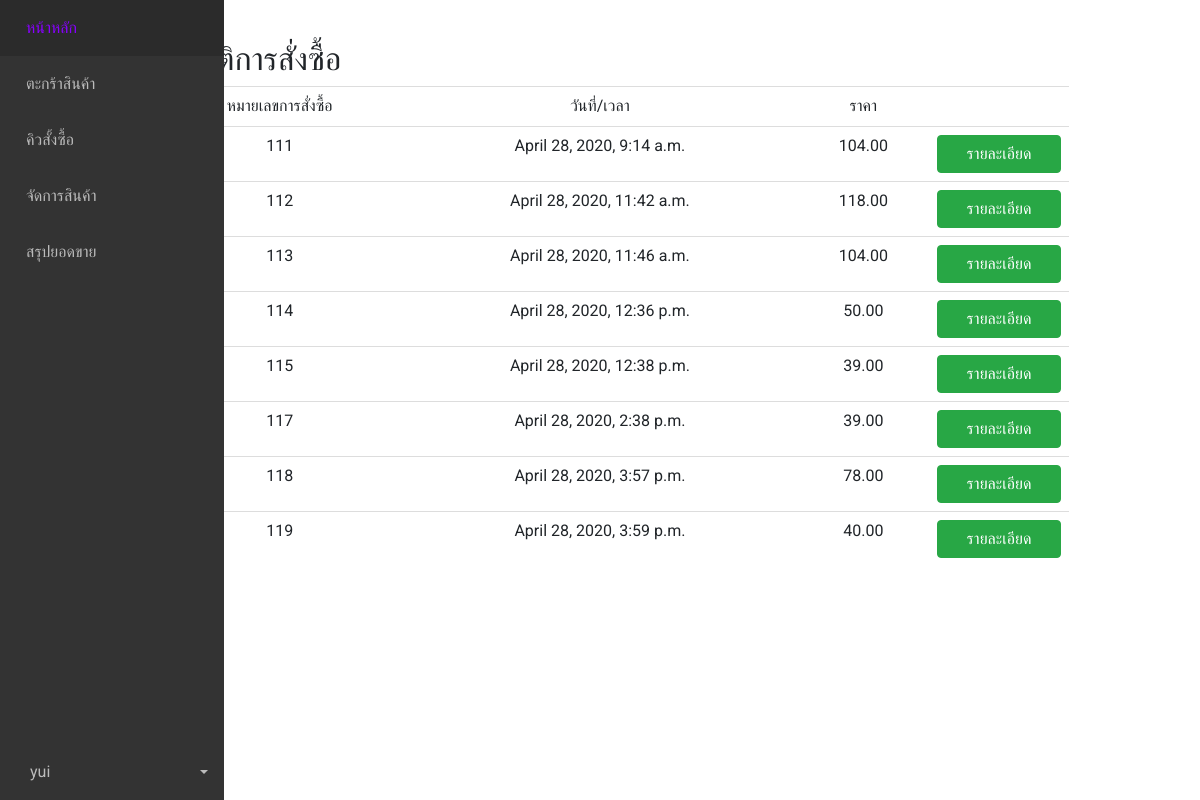
The app's page /report/payment (signed in) with its own data.
### main/models.py (models this page shows)
class Order(models.Model):
    date = models.DateTimeField()
    customer = models.ForeignKey(User, on_delete=models.PROTECT,null=True)
    total_price = models.FloatField()
    status = models.BooleanField(default=False)

### report/views.py (the view)
# urls.py: path('payment',history_payment,name='history_payments'),
@login_required
def history_payment(request): #ดูประวัติการสั่งซื้อในแต่ละบัญชีผู้ใช้
    history = Order.objects.filter(customer=request.user.id)
    context={
        'history':history
    }
    return render(request,'report/history_each_a_user.html',context=context)

### report/templates/report/history_each_a_user.html (shortened to what this page needs)
{% extends 'base.html' %}
{% block content %}
    <h2>ประวัติการสั่งซื้อ</h2>
    <table class='table text-center'>
        <tr>
            <td>หมายเลขการสั่งซื้อ</td>
            <td>วันที่/เวลา</td>
            <td>ราคา</td>
            <td></td>
        </tr>
    {% for h in history %}
        <tr>
            <td>{{h.id}}</td>
            <td>{{h.date}}</td>
            <td>{{h.total_price|stringformat:'.2f'}}</td>
            <td width='140'>
             <a href="{% url 'detail' order_id=h.id %}">
                <div class="btn btn-success col">รายละเอียด</div>
             </a>
            </td>
        </tr>
    {% endfor %}
{% endblock %}

### templates/base.html (shortened to what this page needs)
<!DOCTYPE html>
{% load static %}
<html lang="pt-BR">
	<head>
		<link
			rel="stylesheet"
			href="https://cdn.materialdesignicons.com/4.9.95/css/materialdesignicons.min.css"
		/>
		<link
			rel="stylesheet"
			href="https://cdn.materialdesignicons.com/4.9.95/css/materialdesignicons.min.css"
		/>
   		<link href="https://cdnjs.cloudflare.com/ajax/libs/twitter-bootstrap/4.1.3/css/bootstrap.min.css" rel="stylesheet">
		<link href="//maxcdn.bootstrapcdn.com/bootstrap/4.0.0/css/bootstrap.min.css" rel="stylesheet" id="bootstrap-css">
		<link rel="stylesheet" href="https://use.fontawesome.com/releases/v5.0.8/css/all.css">
		<link href="//maxcdn.bootstrapcdn.com/bootstrap/3.3.0/css/bootstrap.min.css" rel="stylesheet" id="bootstrap-css">
		<link href="{% static 'css2/style.css'%}" rel="stylesheet" type="text/css"/>
        <link rel="stylesheet" type="text/css" href="{% static 'css/bootstrap.css'%}">
		<link rel="stylesheet" type="text/css" href="{% static 'css/styles.css'%}">
		<link rel="stylesheet" type="text/css" href="{% static 'css/sidebar.css'%}">
		<link rel="stylesheet" type="text/css" href="{% static 'css/button.css'%}">
	</head>
	<body>
		<aside class="sidebar">
			<nav>
				<ul class="sidebar__nav">
					<li>
						<a href="{% url 'index' %}" class="sidebar__nav__link">
							<span class="sidebar__nav__text">หน้าหลัก</span>
						</a>
					</li>
                    <li>
						<a href="{% url 'basket' %}" class="sidebar__nav__link">
							<span class="sidebar__nav__text">ตะกร้าสินค้า</span>
						</a>
					</li>
                    {% if request.user.is_staff %}
					<li>
						<a href="{% url 'queue' %}" class="sidebar__nav__link">
							<span class="sidebar__nav__text">คิวสั้งซื้อ</span>
						</a>
					</li>
					<li>
						<a href="{% url 'manage' %}" class="sidebar__nav__link">
							<span class="sidebar__nav__text">จัดการสินค้า</span>
						</a>
					</li>
					<li>
						<a href="{% url 'allreport' %}" class="sidebar__nav__link">
							<span class="sidebar__nav__text">สรุปยอดขาย</span>
						</a>
					</li>
                    {% endif %}
                    <li class="nav-item dropdown pl-1">
                        {% if request.user.is_active %}
                            <a class="nav-link dropdown-toggle sidebar__nav__link" href="#" id="navbarDropdown" role="button" data-toggle="dropdown" aria-haspopup="true" aria-expanded="false">
							<span class="sidebar__nav__text">{{request.user}}</span>
                            </a>
                        </li>
                        {% else %}
							<a href="{% url 'login' %}" class="sidebar__nav__link">
								<i class="mdi mdi-account"></i>
								<span class="sidebar__nav__text">เข้าสู่ระบบ</span>
							</a>
                        {% endif %}
				</ul>
			</nav>
		</aside>
		<div class="container">
            <main class="main">
            {% block content %}
            {% endblock %}
            </main>
    </div>
	</body>
</html>

### static/css2/style.css (style rules this page uses)
html,body,div,span,applet,object,iframe,h1,h2,h3,h4,h5,h6,p,blockquote,pre,a,abbr,acronym,address,big,cite,code,del,dfn,em,img,ins,kbd,q,s,samp,small,strike,strong,sub,sup,tt,var,b,u,i,dl,dt,dd,ol,nav ul,nav li,fieldset,form,label,legend,table,caption,tbody,tfoot,thead,tr,th,td,article,aside,canvas,details,embed,figure,figcaption,footer,header,hgroup,menu,nav,output,ruby,section,summary,time,mark,audio,video { margin:0;padding:0;border:0;font-size:100%;font:inherit;vertical-align:baseline; }
article, aside, details, figcaption, figure,footer, header, hgroup, menu, nav, section { display: block; }
ol,ul { list-style:none;margin:0px;padding:0px; }
table { border-collapse:collapse;border-spacing:0; }
a { text-decoration:none; }
body { padding:0; margin:0; font-family: 'Open Sans', sans-serif; }
ul { margin:0; padding:0; }
.main { padding: 50px 0; }

### static/css/styles.css (style rules this page uses)
:root { --sidebar-width: 4.5em; }
body { margin: 0; padding: 0; font-family: 'Roboto'; }
* { outline: none; box-sizing: border-box; }
.main { margin-left: auto; margin-right: auto; max-width: 992px; padding: 2em 1.5em; }
.main h2 { font-size: 2em; margin-top: 0px; }
@media (min-width: 572px) { .main { margin-left: var(--sidebar-width); } }
@media (min-width: 992px) { .main { padding: 2.5em; } }

### static/css/sidebar.css (style rules this page uses)
.sidebar { background-color: #333; position: fixed; transition: width 0.2s ease; }
.sidebar nav { height: 100%; }
.sidebar .sidebar__nav { display: flex; height: 100%; list-style: none; margin: 0; padding: 0; }
.sidebar .sidebar__nav .sidebar__nav__link { align-items: center; color: #bbb; display: flex; padding-left: 20px; text-decoration: none; transition: color 0.2s ease, background-color 0.2s ease; }
.sidebar .sidebar__nav .sidebar__nav__text { display: none; margin-left: 10px; margin-right: auto; white-space: nowrap; }
@media (min-width: 572px) { .sidebar { height: 100vh; left: 0; width: var(--sidebar-width); } }
@media (min-width: 572px) { .sidebar .sidebar__nav { flex-direction: column; } }
@media (min-width: 572px) { .sidebar .sidebar__nav li:last-child { margin-top: auto; } }
@media (min-width: 572px) { .sidebar .sidebar__nav .sidebar__nav__link { padding: 1em; } }

### records on screen
Order: id "111", date "April 28, 2020, 9:14 a.m.", total_price "104.00"
Order: id "112", date "April 28, 2020, 11:42 a.m.", total_price "118.00"
Order: id "113", date "April 28, 2020, 11:46 a.m.", total_price "104.00"
Order: id "114", date "April 28, 2020, 12:36 p.m.", total_price "50.00"
Order: id "115", date "April 28, 2020, 12:38 p.m.", total_price "39.00"
Order: id "117", date "April 28, 2020, 2:38 p.m.", total_price "39.00"
Order: id "118", date "April 28, 2020, 3:57 p.m.", total_price "78.00"
Order: id "119", date "April 28, 2020, 3:59 p.m.", total_price "40.00"

### other values on screen
{{ request.user }} "yui"
